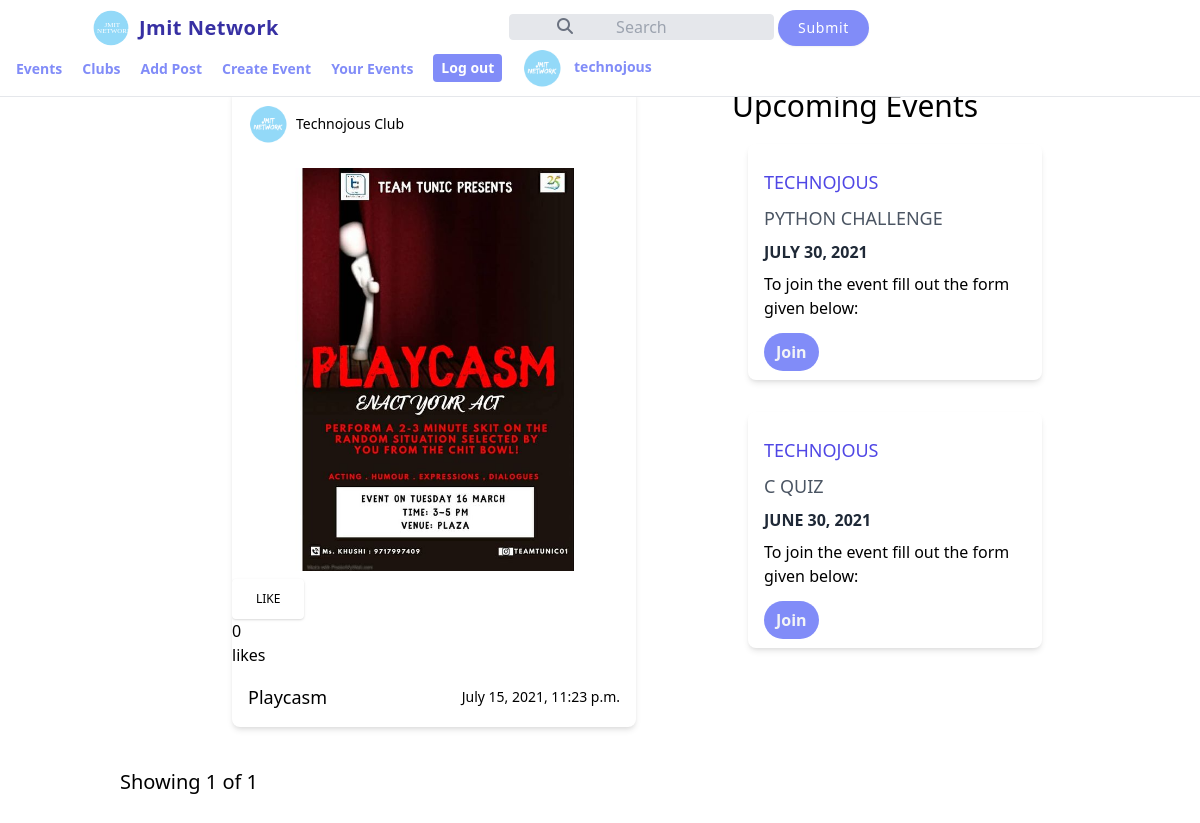
Screenshot of / (signed in) with the database file from the repository.
### users/models.py (models this page shows, shortened)
class Profile(models.Model):
    user = models.OneToOneField(User, on_delete=models.CASCADE)
    website = models.URLField(max_length=200, blank=True)
    biography = models.TextField(blank=True)
    phone_number = models.CharField(max_length=20, blank=True)
    is_student = models.BooleanField(default=True)
    is_club = models.BooleanField(default=False)
    picture = models.ImageField(
        upload_to='users/pictures',
        blank=True,
        null=True
    )
    created = models.DateTimeField(auto_now_add=True)
    modified = models.DateTimeField(auto_now=True)

### posts/models.py (models this page shows, shortened)
class Post(models.Model):
    id = models.UUIDField(primary_key=True, default=uuid.uuid4, editable=False)
    profile = models.ForeignKey(Profile, on_delete=models.CASCADE,related_name='author')
    title = models.CharField(max_length=255)
    photo = models.ImageField(upload_to='posts/photos')
    created = models.DateTimeField(auto_now_add=True)
    modified = models.DateTimeField(auto_now=True)
    liked=models.ManyToManyField(User,default=None,blank=True,related_name='Liked')
    @property
    def num_likes(self):
        return self.liked.all().count()

### events/models.py (models this page shows, shortened)
class event(models.Model):
    id = models.UUIDField(primary_key=True, default=uuid.uuid4, editable=False)
    club_name= models.ForeignKey(User, on_delete=models.CASCADE)
    event_name=models.CharField(max_length=256)
    description=models.TextField()
    event_date=models.DateField()
    date_created = models.DateTimeField(auto_now_add=True, blank=True)
    link=models.CharField(max_length=1000)
    def __str__(self):
        a=str(self.pk)+self.event_name+"("+str(self.club_name)+")"
        return a

### posts/views.py (the view)
class PostFeedView(ListView):
    template_name = 'posts/feed.html'
    model = Post
    ordering = ('-created',)
    paginate_by = 4
    context_object_name = 'posts'
    def get_context_data(self, **kwargs):
        ev_list=[]
        ev_list=event.objects.all()
        e=list(ev_list)
        e.reverse()
        context = super().get_context_data(**kwargs)
        print(e)
        context['e'] = e
        return context

### templates/posts/feed.html (shortened to what this page needs)
{% extends "base.html" %}
{% load tailwind_filters %}
{%load static%}
{% block container %}
<br><br>
  <div class="only-laptop">
      <div style="margin-left:16%;" class="grid grid-cols-2 gap-10">
          <div>
              {% for post in posts %}
                  {% include 'posts/post_card.html' %}
              {% endfor %}
          </div>
          <div style="position:fixed; margin-left:45%;margin-top:35px;" class="event-feed">
            <h1 style="font-size:30px;">Upcoming Events</h1>
            <div style="
                  height: 540px;
                  overflow-x: hidden;
                  overflow-y: auto;
                  margin-right:20%;" class="">
            {% for i in e %}
            <div class="lg:flex items-center container mx-auto my-auto">
              <div class="lg:m-4 shadow-md hover:shadow-lg hover:bg-gray-100 rounded-lg bg-white my-12 mx-8">
                <div class="p-4">
                  <h3 class="font-medium text-indigo-600 text-lg my-2 uppercase">{{i.club_name}}</h3>
                  <h3 class="font-medium text-gray-600 text-lg my-2 uppercase">{{i.event_name}}</h3>
                  <h3 class="font-medium font-bold text-gray-800 text-md my-2 uppercase">{{i.event_date}}</h3>
                  To join the event fill out the form given below:
                  <div class="mt-5">
                    <a href="{{i.link}}" class="hover:bg-indigo-700 rounded-full py-2 px-3 font-semibold hover:text-white bg-indigo-400 text-gray-100">Join</a>
                  </div>
                </div>
              </div>
            </div>
            {% endfor %}
            </div>
          </div>
      </div>
      </div>
      {% include 'pagination.html' %}
{% endblock %}

### templates/nav.html (shortened to what this page needs)
{% load static %}
<nav id="header" class="w-full z-30 top-0 fixed border-b px-4 py-2 bg-white">
<div class="flex flex-wrap items-center justify-between md:justify-around">
      <div class="cursor-pointer flex items-center mr-20">
          <div>
            <a href="{% url "posts:feed"%}">
            <svg class="w-10" xmlns="http://www.w3.org/2000/svg" version="1.1" xmlns:xlink="http://www.w3.org/1999/xlink" xmlns:svgjs="http://svgjs.com/svgjs"
            height="100%" width="100%" id="Layer_1" x="0px" y="0px" viewBox="0 0 300 300">
              <g id="svg-container" transform="matrix(3.28,0,0,3.28,102.02999237060547,58.667624168396)">
                <g id="headline" transform="matrix(1,0,0,1,0,1.7763568394002505e-15)">
                  <text data-font-id="1204" font-family="edo" id="headline_0" transform="matrix(1,0,0,1,0,24.875874125874127)" svgjs:data="{&quot;leading&quot;:&quot;1.3&quot;}">
                    <tspan id="headline_0_word_0" fill="#ffffff" svgjs:data="{&quot;leading&quot;:&quot;1.3&quot;}">
                      JMIT
                    </tspan>
                  </text>
                  <text data-font-id="1204" font-family="edo" id="headline_1" transform="matrix(1,0,0,1,-17.125,39.21057636287663)" svgjs:data="{&quot;leading&quot;:&quot;1.3&quot;}">
                    <tspan id="headline_1_word_0" fill="#ffffff" svgjs:data="{&quot;leading&quot;:&quot;1.3&quot;}">
                      NETWORK
                    </tspan>
                  </text>
                </g>
              </g>
            </svg>
            </a>
          </div>
          <div class="text-xl text-indigo-800 text-bold tracking-wide ml-2 font-semibold">
            <a href="{%url "posts:feed"%}">Jmit Network</a>
          </div>
      </div>
  <div class="relative hidden sm:block text-gray-500 mr-60">
    <form action="/users/search/" method="post">
        <input class="search-bar max-w-xs border rounded bg-gray-200 px-4
              text-center outline-none focus:border-gray-400" type="text" name="search" placeholder="Search">
        <input class="mb-2 md:mb-0 bg-indigo-400 px-5 py-2 text-sm shadow-sm font-medium tracking-wider text-white rounded-full hover:shadow-lg hover:bg-indigo-500" type="submit" name="submit">
    </form>
    <i class="fa fa-search absolute top-1 left-0 ml-12 mt-1"></i>
  </div>
<div class="down w-full flex-grow lg:flex lg:items-center lg:w-auto hidden mt-2 lg:mt-0 bg-white lg:bg-transparent text-black p-4 lg:p-0 z-20" id="nav-content">
  <div class="space-x-4">
      <ul class="list-reset lg:flex justify-end flex-1 items-center">
    <li class="mr-5">  <a class="inline-block text-indigo-400 font-semibold text-sm" href="{% url 'events:list' %}">Events</a>   </li>
    <li class="mr-5">  <a class="inline-block text-indigo-400 font-semibold text-sm" href="{% url 'users:clubs' %}">Clubs</a>  </li>
    {%if request.user.profile.is_club%}
    <li class="mr-5">  <a class="inline-block text-indigo-400 font-semibold text-sm" href="{% url 'posts:create_post' %}">Add Post</a>  </li>
    <li class="mr-5">  <a class="inline-block text-indigo-400 font-semibold text-sm" href="{% url 'events:create' %}">Create Event</a>  </li>
    <li class="mr-5">  <a class="inline-block text-indigo-400 font-semibold text-sm" href="{% url 'events:your_events' %}">Your Events</a>  </li>
    {%endif%}
    <li class="mr-5">  <a class="inline-block bg-indigo-400 px-2 py-1 text-white font-semibold
                         text-sm rounded" href="{% url 'users:logout' %}">Log out</a>  </li>
    {% if request.user.profile.picture %}
    <li class="mr-5 {%if request.user.profile.is_club%}last-ni{%else%}last-ni-2{%endif%}">  <a class="inline-block text-indigo-400 font-semibold text-sm" href="{% url "users:detail" request.user.username %}">
        <img src="{{ request.user.profile.picture.url }}" class="inline object-cover w-10 h-10 mr-2 rounded-full"/>
        <span>{{ request.user.username }}</span>
    </a>
    {% else %}
     <a class="inline-block text-indigo-400 font-semibold text-sm" href="{% url "users:detail" request.user.username %}">
    <img src="{% static 'img/default-profile.png' %}" class="inline object-cover w-10 h-10 mr-2 rounded-full"/>
    <span>{{ request.user.username }}</span>
    </a>
    </li>
    {% endif %}
  </ul>
  </div>
</div>
</div>
</nav>

### templates/posts/post_card.html (shortened to what this page needs)
<div class="p-10">
  <div class="w-106 m-auto ">
      <div
    class=" grid grid-cols-3 grid-rows-7 grid-flow-row overflow-hidden rounded-lg shadow-md bg-white hover:shadow-xl transition-shadow duration-300 ease-in-out"
  >
  <div class="col-span-3 row-span-1">
    <div class="flex align-bottom flex-col leading-none p-2 md:p-4">
      <div class="flex flex-row justify-between items-center">
        <a  class="flex items-center no-underline hover:underline text-black"
          href="{% url "users:detail" post.profile.user.username %}">
          <img
            alt="{{ post.user.get_full_name }}"
            class="block rounded-full w-10 h-10"
            src="{{ post.profile.picture.url }}"/>
          <span class="ml-2 text-sm"> {{ post.profile.user.get_full_name  }} </span>
        </a>
      </div>
    </div>
  </div>
    <div class="col-span-3 row-span-4 p-1 m-1">
      <a href="">
        <img
          src="{{ post.photo.url }}"
          alt="{{ post.title }}"
          class="rounded-t-xl object-cover h-full w-full"
        />
      </a>
    </div>
    <div id="liking">
        <form id="{{post.id}}" action="{% url 'posts:like_post'   %}" method="post" class="Like-form">
        <button id="like" class="inline-block px-6 py-2 text-xs font-medium leading-6 text-center uppercase transition rounded shadow ripple focus:outline-none like-btn{{post.id}}"  type="submit">
            {%if user not in post.liked.all%}
            Like
            {%else%}
            Unlike
            {%endif%}
        </button>
              <div class="like-count{{post.id}}">{{post.num_likes}}</div> likes
    </form>
    </div>
    <div class="col-span-3 row-span-1">
      <header
        class="flex items-center justify-between leading-tight p-2 md:p-4"
      >
        <h1 class="text-lg">
          <div  >
            {{ post.title }}
          </div>
        </h1>
        <p class="text-grey-darker text-sm">{{ post.created }}</p>
      </header>
    </div>
  </div>
</div>
</div>

### templates/posts/feed.html (style rules this page uses)
.only-laptop { display: block; }

### rows the page displays
Post: profile.picture (picture), profile.user.get_full_name "Technojous Club", photo (picture), shows "LIKE", num_likes "0", title "Playcasm", created "July 15, 2021, 11:23 p.m."
event: club_name "TECHNOJOUS", event_name "PYTHON CHALLENGE", event_date "JULY 30, 2021"
event: club_name "TECHNOJOUS", event_name "C QUIZ", event_date "JUNE 30, 2021"

### other values shown
{{ request.user.username }} "technojous"
{{ page_obj.number }} "1"
{{ page_obj.paginator.num_pages }} "1"
